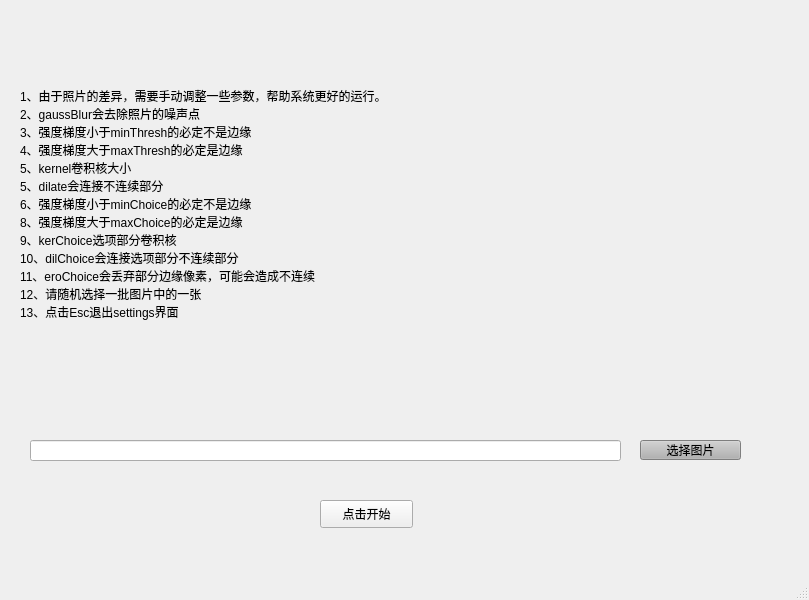
<?xml version="1.0" encoding="UTF-8"?>
<ui version="4.0">
 <class>imageSegmentationWindow</class>
 <widget class="QMainWindow" name="imageSegmentationWindow">
  <property name="geometry">
   <rect>
    <x>0</x>
    <y>0</y>
    <width>809</width>
    <height>600</height>
   </rect>
  </property>
  <property name="windowTitle">
   <string>图像分割</string>
  </property>
  <widget class="QWidget" name="centralwidget">
   <widget class="QLabel" name="label">
    <property name="geometry">
     <rect>
      <x>20</x>
      <y>10</y>
      <width>751</width>
      <height>401</height>
     </rect>
    </property>
    <property name="styleSheet">
     <string notr="true">font: 12pt &quot;Adobe Devanagari&quot;;
font: 14pt &quot;Adobe Devanagari&quot;;</string>
    </property>
    <property name="text">
     <string>1、由于照片的差异，需要手动调整一些参数，帮助系统更好的运行。
2、gaussBlur会去除照片的噪声点
3、强度梯度小于minThresh的必定不是边缘
4、强度梯度大于maxThresh的必定是边缘
5、kernel卷积核大小
5、dilate会连接不连续部分
6、强度梯度小于minChoice的必定不是边缘
8、强度梯度大于maxChoice的必定是边缘
9、kerChoice选项部分卷积核
10、dilChoice会连接选项部分不连续部分
11、eroChoice会丢弃部分边缘像素，可能会造成不连续
12、请随机选择一批图片中的一张
13、点击Esc退出settings界面
</string>
    </property>
   </widget>
   <widget class="QPushButton" name="pushButtonImageSegmentation">
    <property name="geometry">
     <rect>
      <x>320</x>
      <y>500</y>
      <width>93</width>
      <height>28</height>
     </rect>
    </property>
    <property name="text">
     <string>点击开始</string>
    </property>
   </widget>
   <widget class="QLineEdit" name="lineEditAddressSegment">
    <property name="geometry">
     <rect>
      <x>30</x>
      <y>440</y>
      <width>591</width>
      <height>21</height>
     </rect>
    </property>
    <property name="text">
     <string/>
    </property>
   </widget>
   <widget class="QPushButton" name="pushButtonChoiceSegment">
    <property name="geometry">
     <rect>
      <x>640</x>
      <y>440</y>
      <width>101</width>
      <height>20</height>
     </rect>
    </property>
    <property name="styleSheet">
     <string notr="true">background-color: rgb(177, 177, 177);</string>
    </property>
    <property name="text">
     <string>选择图片</string>
    </property>
   </widget>
  </widget>
  <widget class="QMenuBar" name="menubar">
   <property name="geometry">
    <rect>
     <x>0</x>
     <y>0</y>
     <width>809</width>
     <height>26</height>
    </rect>
   </property>
  </widget>
  <widget class="QStatusBar" name="statusbarImageSegmentation"/>
 </widget>
 <resources/>
 <connections/>
</ui>
